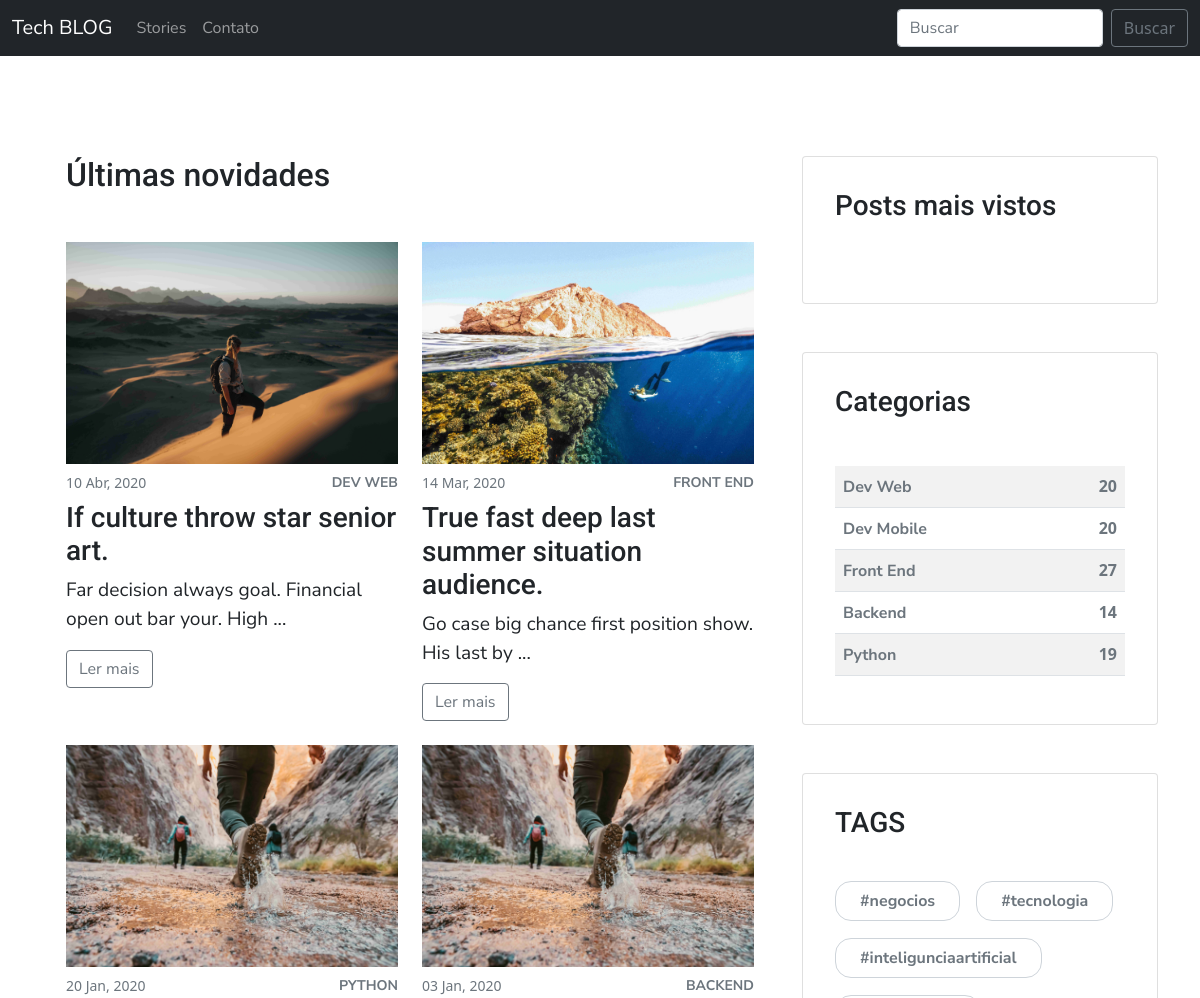
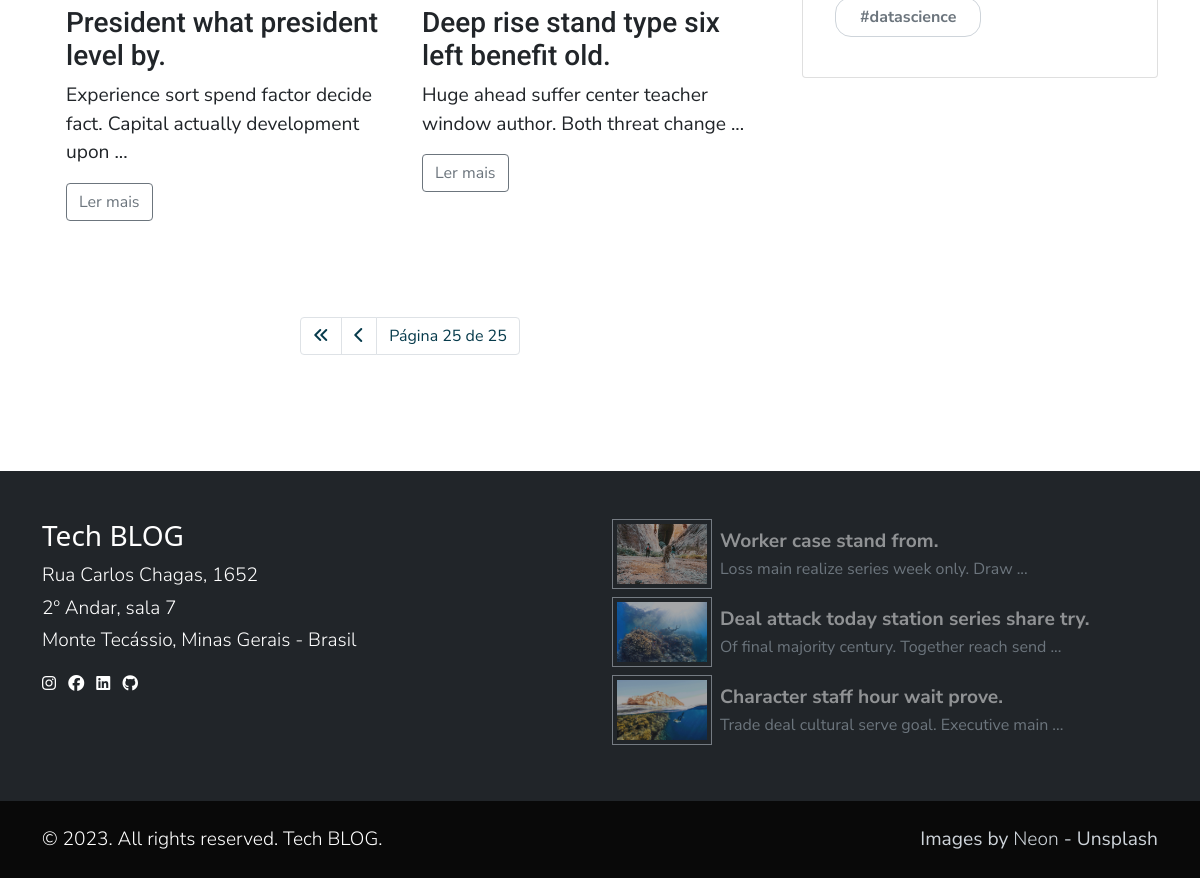
Page /blog/?page=25 on the committed database (2 pictures, top to bottom).
### blog/models.py (models this page shows, shortened)
class Post(models.Model):
    title = models.CharField(max_length=222)
    body = RichTextUploadingField()
    created_at = models.DateTimeField(auto_now_add=True)
    author = models.ForeignKey(User, on_delete=models.CASCADE)
    category = models.ForeignKey(Category, on_delete=models.CASCADE)
    tags = models.ManyToManyField(Tag, blank=True)
    feature_image = models.ImageField(upload_to='featured_images')

class Category(models.Model):
    name = models.CharField(max_length=100)
    slug = models.CharField(max_length=100, unique=True, blank=True)
    def __str__(self):
        return self.name
    class Meta:
        verbose_name_plural = "Categorias"

class Tag(models.Model):
    name = models.CharField(max_length=100)
    slug = models.CharField(max_length=100, unique=True, blank=True)
    @property
    def formated_name(self):
        return format_tag(self.name)
    class Meta:
        verbose_name_plural = "Tags"

class FooterFeaturedPost(models.Model):
    post = models.ForeignKey(Post, on_delete=models.CASCADE)
    active = models.BooleanField(default=True)

### blog/views.py (the view)
# urls.py: path('', list_posts, name='list_posts'),
def list_posts(request):
    context = dict()
    category_id = request.GET.get('category')
    tag_id = request.GET.get('tag')
    if category_id:
        category_id = int(category_id)
        posts_list = Post.objects.filter(category=category_id).order_by('-created_at')
        category_search = Category.objects.get(pk=category_id)
        context['category_search'] = category_search
    elif tag_id:
        tag_id = int(tag_id)
        posts_list = Post.objects.filter(tags__in=[tag_id]).order_by('-created_at')
        tag_search = Tag.objects.get(pk=tag_id)
        context['tag_search'] = tag_search
    else:
        posts_list = Post.objects.all().order_by('-created_at')
    for post in posts_list:
        post.mini_description = format_body(post.body, 10)
    paginator = Paginator(posts_list, 4)
    page = request.GET.get('page')
    try:
        posts = paginator.page(page)
    except PageNotAnInteger:
        posts = paginator.page(1)
    except EmptyPage:
        posts = paginator.page(paginator.num_pages)
    context['posts'] = posts
    return render(request, 'blog/posts-list.html', context=context)

### blog/utils.py (called while the page is built)
def format_tag(tag):
    tag = slugify(tag)
    tag = tag.replace("-", "")
    tag = "#" + tag
    return tag

def format_body(body, num_words):
    body = body.split("</p>")[0]
    body = body.replace('<p class="mb-4 text-gray-700">', '')
    body = body.split(" ")[:num_words]
    body = " ".join(body).strip(".") + " ..."
    return body

### templates/blog/posts-list.html (shortened to what this page needs)
{% extends 'blog/base_blog.html' %}
{% load static %}
{% block main %}
    <section>
        <div class="container">
            <div class="row gy-5">
                <main class="col-lg-8">
                    <div class="container">
                        <header>
                            <h2 class="mb-5">Últimas novidades</h2>
                        </header>
                        <div class="row gy-4 mb-5">
                            {% for post in posts %}
                            <div class="col-xl-6">
                                <a href="{% url 'detail_post' post.id %}">
                                    <img class="last-section-posts-image"
                                        src="{{post.feature_image.url}}">
                                </a>
                                <div class="d-flex align-items-center justify-content-between mb-2 mt-2">
                                    <small class="text-gray-600">{{post.created_at|date:"d M, Y"}}</small>
                                    <a class="small fw-bold text-uppercase small text-gray-600">{{post.category}}</a>
                                </div>
                                <h3>{{post.title}}</h3>
                                <p>{{post.mini_description}}</p>
                                <a class="btn btn-outline-secondary" href="{% url 'detail_post' post.id %}">Ler mais</a>
                            </div>
                            {% endfor %}
                        </div>
                        <div class="row">
                            <nav aria-label="Page navigation example">
                                <ul class="pagination justify-content-center mt-5">
                                    {% if posts.has_previous %}
                                    <li class="page-item"><a class="page-link" href="?page=1"><i class="fa-solid fa-angles-left"></i></a></li>
                                    <li class="page-item"><a class="page-link" href="?page={{posts.previous_page_number}}"><i class="fa-solid fa-chevron-left"></i></a></li>
                                    {% endif %}
                                    <li class="page-item"><a class="page-link " href="#">Página {{posts.number}} de {{posts.paginator.num_pages}}</a></li>
                                </ul>
                            </nav>
                        </div>
                    </div>
                </main>
                {% include 'blog/components/aside.html' %}
            </div>
        </div>
    </section>
{% endblock %}

### templates/blog/base_blog.html (shortened to what this page needs)
{% extends '../base.html' %}
{% load static %}
{% block content %}
    <header>
        <nav class="navbar navbar-expand-lg navbar-dark bg-dark">
            <div class="container-fluid">
                <a class="navbar-brand" href="{% url 'home' %}">Tech BLOG</a>
                <div class="collapse navbar-collapse" id="navbarSupportedContent">
                    <ul class="navbar-nav me-auto mb-2 mb-lg-0">
                        <li class="nav-item">
                            <a class="nav-link" aria-current="page" href="{% url 'list_posts' %}">Stories</a>
                        </li>
                        <li class="nav-item">
                            <a class="nav-link" aria-current="page" href="#footer-contact">Contato</a>
                        </li>
                    </ul>
                    <form class="d-flex">
                        <input class="form-control me-2" type="search" placeholder="Buscar" aria-label="Search">
                        <button class="btn btn-outline-secondary" type="submit">Buscar</button>
                    </form>
                </div>
            </div>
        </nav>
    </header>
    {% block main %}
    {% endblock %}
    <footer class="footer text-white py-5" style="background: #212529ff">
        <div class="container">
            <div class="row">
                <div class="col-md-6">
                    <h6 class="h3" id="footer-contact">Tech BLOG</h6>
                    <p class="fw-light mb-1">Rua Carlos Chagas, 1652</p>
                    <p class="fw-light mb-1">2º Andar, sala 7</p>
                    <p class="fw-light mb-3">Monte Tecássio, Minas Gerais - Brasil</p>
                    <ul class="list-unstyled">
                        <li class="list-inline-item"><i class="fa-brands fa-instagram"></i></li>
                        <li class="list-inline-item"><i class="fa-brands fa-facebook"></i></li>
                        <li class="list-inline-item"><i class="fa-brands fa-linkedin"></i></li>
                        <li class="list-inline-item"><i class="fa-brands fa-github"></i></li>
                    </ul>
                </div>
                <div class="col-md-6">
                    {% for ffpost in footer_featured_posts %}
                    <div class="d-flex align-items-center mb-2">
                        <a href="{% url 'detail_post' ffpost.post.id %}"><img class="footer-image img-fluid p-1 border-gray-500 flex-shrink-0"
                            src="{{ffpost.post.feature_image.url}}"></a>
                        <div class="ms-2">
                            <p class="fw-bold mb-0 text-white-50">{{ffpost.post.title}}</p>
                            <span class="text-muted">{{ffpost.post.mini_description}}</span>
                        </div>
                    </div>
                    {% endfor %}
                </div>
            </div>
        </div>
    </footer>
    <div class="copyrights text-white py-4" style="background: #090909">
        <div class="container">
            <div class="row text-center gy-2">
                <div class="col-md-6 text-md-start">
                    <p class="mb-0 fw-light text-sm">© 2023. All rights reserved. Tech BLOG.</p>
                </div>
                <div class="col-md-6 text-md-end">
                    <p class="mb-0 text-sm text-gray-400">Images by <a class="text-reset fw-light"
                            href="https://unsplash.com/pt-br/@neom">Neon</a> - Unsplash</p>
                </div>
            </div>
        </div>
    </div>
{% endblock %}

### templates/blog/components/aside.html (shortened to what this page needs)
{% load static %}
{% load hitcount_tags %}
<aside class="col-lg-4">
    <div class="card mb-5 p-3">
        <div class="card-body">
            <h3 class="mb-5">Posts mais vistos</h3>
        </div>
    </div>
    <div class="card mb-5 p-3">
        <div class="card-body">
            <h3 class="mb-5">Categorias</h3>
            <table class="table table-striped">
                <tbody class="fw-bold">
                    {% for category in categories %}
                    <tr class="cursor-pointer">
                        {% if post %}
                        <td class="text-gray-600 {% if post.category.id == category.id %} selected {% endif %}">{{category.name}}</td>
                        <td class="text-end text-gray-600 {% if post.category.id == category.id %} selected {% endif %}">{{category.count}}</td>
                        {% else %}
                        <td><a class="text-gray-600 fw-bold" href="/blog?category={{category.id}}">{{category.name}}</a></td>
                        <td class="text-end text-gray-600">{{category.count}}</td>
                        {% endif %}
                    </tr>
                    {% endfor %}
                </tbody>
            </table>
        </div>
    </div>
    <div class="card mb-5 p-3">
        <div class="card-body">
            <h3 class="mb-5">TAGS</h3>
            <div class="tags-container">
                {% for tag in tags %}
                <div><a class="tag border-gray-400 py-2 px-4 fw-bold" href="/blog?tag={{tag.id}}">{{tag.formated_name}}</a></div>
                {% endfor %}
            </div>
        </div>
</aside>

### static/css/style.css (style rules this page uses)
:root { --gray-100: #f8f9faff; --gray-200: #e9ecefff; --gray-300: #dee2e6ff; --gray-400: #ced4daff; --gray-500: #adb5bdff; --gray-600: #6c757dff; --gray-700: #495057ff; --gray-800: #343a40ff; --gray-900: #212529ff; --dark-blue: #073B4C; --light-blue: #118AB2; --green: #06D6A0; --yellow: #FFD166; --red: #EF476F; }
.text-gray-400 { color: var(--gray-400); }
.text-gray-600 { color: var(--gray-600); }
.border-gray-400 { border: 1px solid var(--gray-400) }
.border-gray-500 { border: 1px solid var(--gray-500) }
body { color: var(--gray-900); }
a { color: var(--gray-900); text-decoration: None; }
p { font-size: 1.2rem; }
p, span, a, input { font-family: "Nunito Sans", sans-serif; }
h1, h2, h3, h4, h5 { font-family: 'Roboto', sans-serif; }
section { padding: 6.25rem 0; overflow-x: hidden; }
.last-section-posts-image { width: 100%; }
.footer-image { width: 100px; cursor: pointer; opacity: 0.6; transition: 400ms; }
.tags-container { display: flex; gap: 1rem; flex-wrap: wrap; }
.tags-container div { margin-bottom: 16px; }
.tags-container div a.tag { border-radius: 16px; margin: 1rem 0; color: #6c757dff; }
.cursor-pointer { cursor: pointer; }
.pagination > li > a { background-color: white; color: var(--dark-blue); }

### rows in the picture
Post: feature_image (picture), created_at "10 Abr, 2020", category "DEV WEB", title "If culture throw star senior art.", mini_description "Far decision always goal. Financial open out bar your. High ..."
Post: feature_image (picture), created_at "14 Mar, 2020", category "FRONT END", title "True fast deep last summer situation audience.", mini_description "Go case big chance first position show. His last by ..."
Post: feature_image (picture), created_at "20 Jan, 2020", category "PYTHON", title "President what president level by.", mini_description "Experience sort spend factor decide fact. Capital actually development upon ..."
Post: feature_image (picture), created_at "03 Jan, 2020", category "BACKEND", title "Deep rise stand type six left benefit old.", mini_description "Huge ahead suffer center teacher window author. Both threat change ..."
Category: name "Dev Web", count "20"
Category: name "Dev Mobile", count "20"
Category: name "Front End", count "27"
Category: name "Backend", count "14"
Category: name "Python", count "19"
Tag: formated_name "#negocios"
Tag: formated_name "#tecnologia"
Tag: formated_name "#inteligunciaartificial"
Tag: formated_name "#datascience"
FooterFeaturedPost: post.feature_image (picture), post "Worker case stand from.", post.mini_description "Loss main realize series week only. Draw ..."
FooterFeaturedPost: post.feature_image (picture), post "Deal attack today station series share try.", post.mini_description "Of final majority century. Together reach send ..."
FooterFeaturedPost: post.feature_image (picture), post "Character staff hour wait prove.", post.mini_description "Trade deal cultural serve goal. Executive main ..."

### other values in the picture
{{ posts.number }} "25"
{{ posts.paginator.num_pages }} "25"
